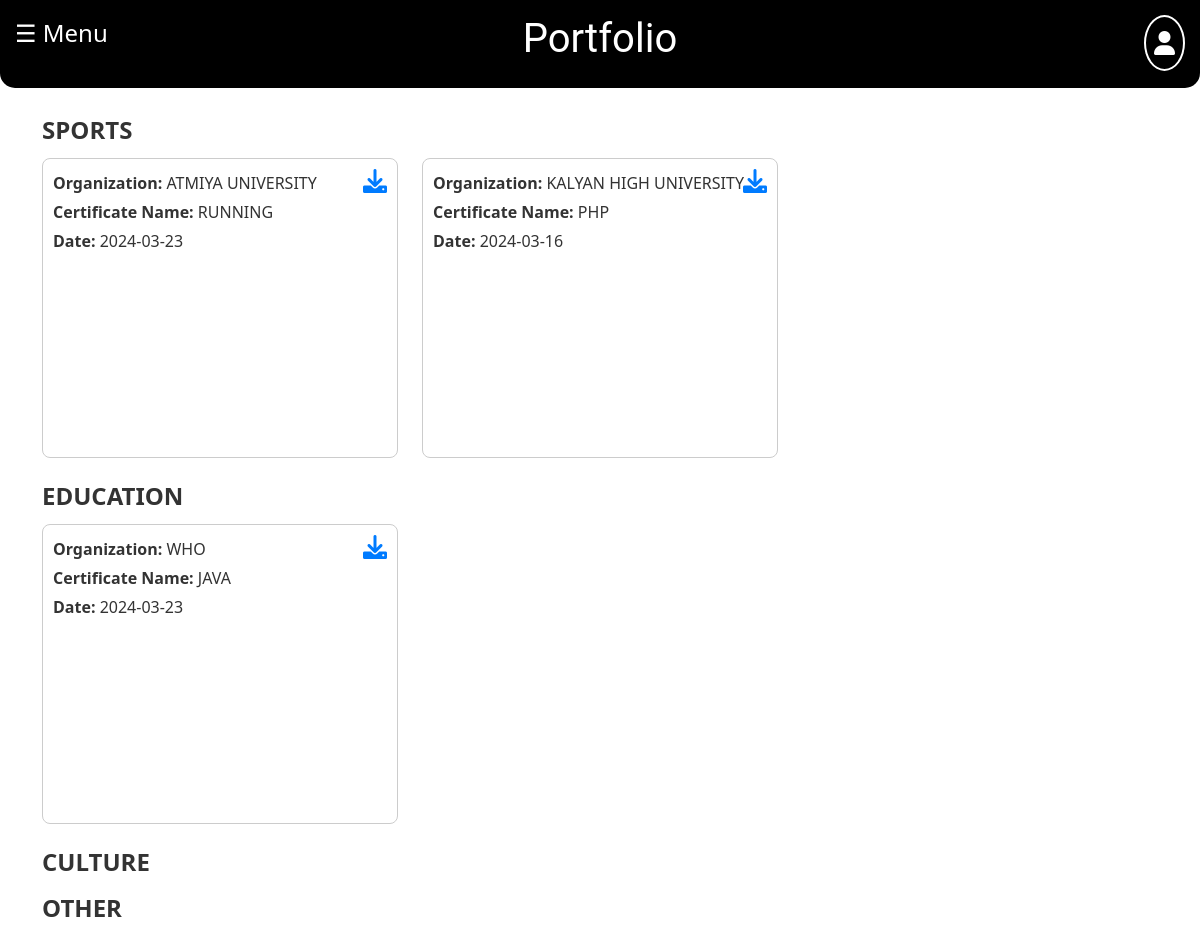
Screenshot of /UserDashboard/Portfolio.php (signed in) with the database file from the repository.
### tables this page shows
CREATE TABLE `certificates` (
  `certificate_id` int(11) NOT NULL,
  `user_id` int(11) DEFAULT NULL,
  `organization` varchar(255) NOT NULL,
  `category` varchar(50) NOT NULL,
  `certificate_name` varchar(255) NOT NULL,
  `date` date NOT NULL,
  `file_path` varchar(255) NOT NULL,
  `created_at` timestamp NOT NULL DEFAULT current_timestamp(),
  `validation_status` enum('Pending','Validated','Rejected') NOT NULL DEFAULT 'Pending'
);

### UserDashboard/Portfolio.php (the view, shortened to what this page needs)
<?php
$conn = new mysqli('localhost', 'root', '', 'portfoliohub');
$sql = "SELECT * FROM users WHERE token = '{$_SESSION['user_token']}'";
$result = mysqli_query($conn, $sql);
if (mysqli_num_rows($result) > 0) {
    $userinfo = mysqli_fetch_assoc($result);
} else {
    header("Location: /portfoliohub/Login/index.php");
    die();
}
$categoriesQuery = "SELECT DISTINCT category FROM certificates";
$categoriesResult = mysqli_query($conn, $categoriesQuery);
?>
<!DOCTYPE html>
<html lang="en">
<head>
    <link rel="stylesheet" type="text/css" href="css/home.css">
    <link rel="stylesheet" type="text/css" href="css/styles.css">
    <link rel="stylesheet" href="https://cdnjs.cloudflare.com/ajax/libs/font-awesome/5.15.3/css/all.min.css">
    <link href="https://cdn.jsdelivr.net/npm/bootstrap@5.3.0/dist/css/bootstrap.min.css" rel="stylesheet">
</head>
<body>
<?php include('header.php'); ?>
<div class="container mt-4">
    <div class="row">
        <?php while ($category = mysqli_fetch_assoc($categoriesResult)) : ?>
            <div class="col-md-12">
                <div class="category-heading"><?php echo $category['category']; ?></div>
            </div>
            <?php
            $certificatesQuery = "SELECT * FROM certificates WHERE user_id = '{$userinfo['user_id']}' AND category = '{$category['category']}' AND validation_status = 'Validated'";
            $certificatesResult = mysqli_query($conn, $certificatesQuery);
            while ($certificate = mysqli_fetch_assoc($certificatesResult)) {
                echo '<div class="col-md-4">';
                echo '<div class="certificate-card">';
                echo "<p><strong>Organization:</strong> {$certificate['organization']}</p>";
                echo "<p><strong>Certificate Name:</strong> {$certificate['certificate_name']}</p>";
                echo "<p><strong>Date:</strong> {$certificate['date']}</p>";
                $filePath = $certificate['file_path'];
                echo '<i class="fas fa-download download-icon" onclick="downloadCertificate(\'' . $filePath . '\')"></i>';
                echo '</div>';
                echo '</div>';
            }
            ?>
        <?php endwhile; ?>
    </div>
</div>
<?php include('footer.php'); ?>
</body>
</html>

### UserDashboard/css/styles.css (style rules this page uses)
body { font-family: 'Segoe UI', Tahoma, Geneva, Verdana, sans-serif; background: #fff; color: #333; margin: 0; padding: 0; overflow-x: hidden; transition: background-color 0.5s ease-in-out; }
p { font-size: 16px; line-height: 1.8; margin-bottom: 15px; color: #333; }

### UserDashboard/Portfolio.php (style rules this page uses)
.certificate-card { border: 1px solid #ccc; border-radius: 8px; padding: 10px; margin-bottom: 20px; height: 300px; overflow: hidden; position: relative; }
.certificate-card p { margin: 0; }
.category-heading { font-size: 1.5em; font-weight: bold; margin-bottom: 10px; }
.download-icon { position: absolute; top: 10px; right: 10px; font-size: 24px; color: #007bff; cursor: pointer; }

### rows the page displays
certificates: organization "ATMIYA UNIVERSITY", certificate_name "RUNNING", date "2024-03-23"
certificates: organization "KALYAN HIGH UNIVERSITY", certificate_name "PHP", date "2024-03-16"
certificates: organization "WHO", certificate_name "JAVA", date "2024-03-23"

### other values shown
$pageTitle "Portfolio"
$category['category'] "SPORTS"
$category['category'] "EDUCATION"
$category['category'] "CULTURE"
$category['category'] "OTHER"
